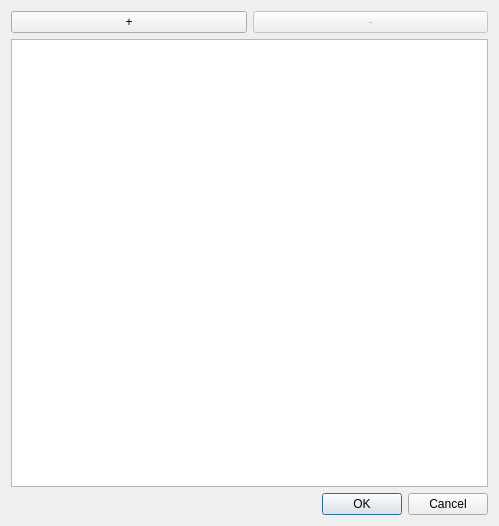
<?xml version="1.0" encoding="UTF-8"?>
<ui version="4.0">
 <class>DlgAbbreviation</class>
 <widget class="QDialog" name="DlgAbbreviation">
  <property name="geometry">
   <rect>
    <x>0</x>
    <y>0</y>
    <width>499</width>
    <height>526</height>
   </rect>
  </property>
  <property name="windowTitle">
   <string>Abbreviation rules</string>
  </property>
  <layout class="QGridLayout" name="gridLayout">
   <item row="0" column="0">
    <widget class="QPushButton" name="btAdd">
     <property name="text">
      <string>+</string>
     </property>
     <property name="autoDefault">
      <bool>false</bool>
     </property>
    </widget>
   </item>
   <item row="0" column="1">
    <widget class="QPushButton" name="btDel">
     <property name="enabled">
      <bool>false</bool>
     </property>
     <property name="text">
      <string>-</string>
     </property>
    </widget>
   </item>
   <item row="1" column="0" colspan="2">
    <widget class="QTableView" name="tvAbbreviations">
     <property name="selectionMode">
      <enum>QAbstractItemView::SingleSelection</enum>
     </property>
     <property name="selectionBehavior">
      <enum>QAbstractItemView::SelectRows</enum>
     </property>
     <property name="sortingEnabled">
      <bool>true</bool>
     </property>
    </widget>
   </item>
   <item row="2" column="0" colspan="2">
    <widget class="QDialogButtonBox" name="buttonBox">
     <property name="orientation">
      <enum>Qt::Horizontal</enum>
     </property>
     <property name="standardButtons">
      <set>QDialogButtonBox::Cancel|QDialogButtonBox::Ok</set>
     </property>
    </widget>
   </item>
  </layout>
 </widget>
 <resources/>
 <connections>
  <connection>
   <sender>buttonBox</sender>
   <signal>accepted()</signal>
   <receiver>DlgAbbreviation</receiver>
   <slot>accept()</slot>
   <hints>
    <hint type="sourcelabel">
     <x>248</x>
     <y>254</y>
    </hint>
    <hint type="destinationlabel">
     <x>157</x>
     <y>274</y>
    </hint>
   </hints>
  </connection>
  <connection>
   <sender>buttonBox</sender>
   <signal>rejected()</signal>
   <receiver>DlgAbbreviation</receiver>
   <slot>reject()</slot>
   <hints>
    <hint type="sourcelabel">
     <x>316</x>
     <y>260</y>
    </hint>
    <hint type="destinationlabel">
     <x>286</x>
     <y>274</y>
    </hint>
   </hints>
  </connection>
 </connections>
</ui>
